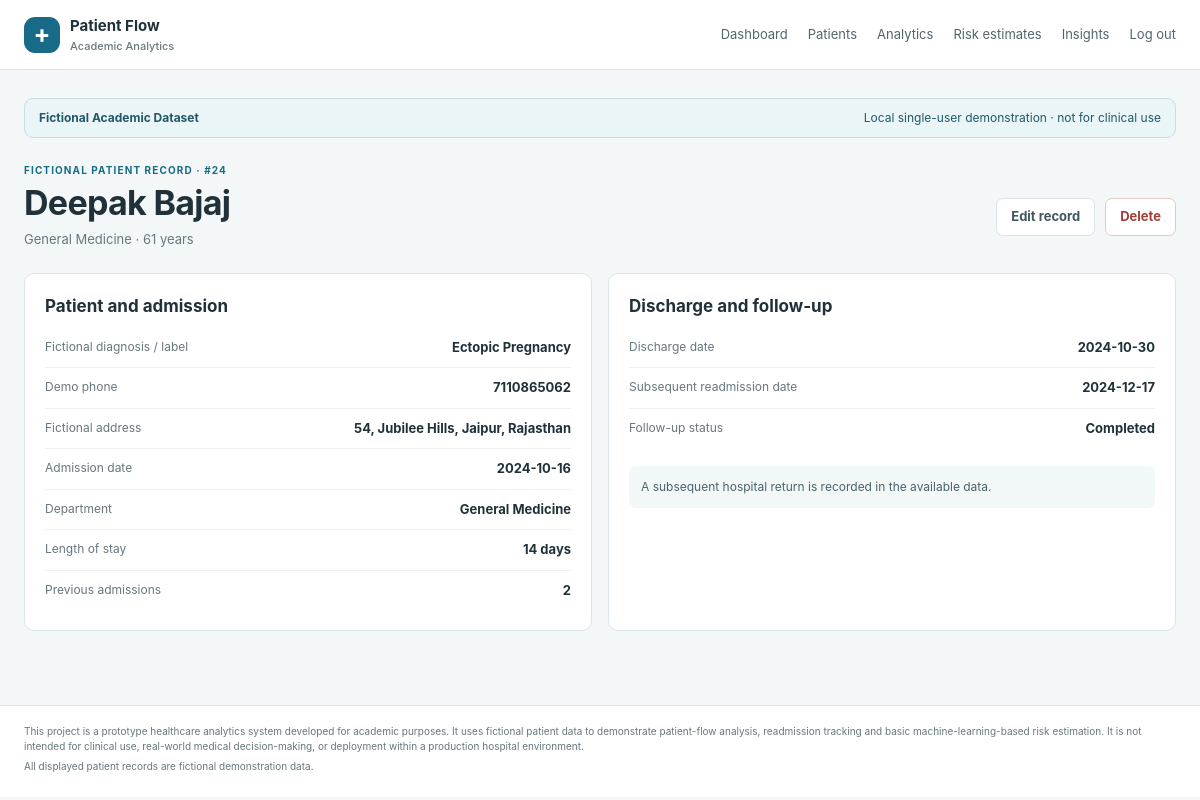
Screenshot of /patients/24 (signed in) with the database file from the repository.
### tables this page shows
CREATE TABLE patients (
            id INTEGER PRIMARY KEY AUTOINCREMENT,
            name TEXT NOT NULL,
            phone TEXT NOT NULL,
            address TEXT NOT NULL,
            age INTEGER NOT NULL CHECK (age BETWEEN 0 AND 120),
            department TEXT NOT NULL,
            diagnosis TEXT NOT NULL,
            admission_date TEXT NOT NULL,
            discharge_date TEXT,
            readmission_date TEXT,
            previous_admissions INTEGER NOT NULL DEFAULT 0 CHECK (previous_admissions >= 0),
            follow_up_status TEXT NOT NULL
        );

### app.py (the view)
@app.route("/patients/<int:patient_id>")
@login_required
def patient_detail(patient_id):
    return render_template("patient_detail.html", patient=get_patient(patient_id))

### app.py (called while the page is built)
def get_db():
    if "db" not in g:
        g.db = sqlite3.connect(DATABASE)
        g.db.row_factory = sqlite3.Row
    return g.db

def patient_dict(row):
    patient = dict(row)
    admission = date.fromisoformat(patient["admission_date"])
    discharge = patient["discharge_date"]
    patient["length_of_stay"] = (
        (date.fromisoformat(discharge) - admission).days if discharge else None
    )
    return patient

def get_patient(patient_id):
    row = get_db().execute("SELECT * FROM patients WHERE id = ?", (patient_id,)).fetchone()
    if row is None:
        abort(404)
    return patient_dict(row)

def login_required(view):
    @wraps(view)
    def wrapped_view(*args, **kwargs):
        if not session.get("logged_in"):
            return redirect(url_for("login", next=request.path))
        return view(*args, **kwargs)
    return wrapped_view

@app.context_processor
def template_context():
    return {"project_boundary": PROJECT_BOUNDARY}

### templates/patient_detail.html (shortened to what this page needs)
{% extends "base.html" %}
{% block content %}
<div class="page-heading">
  <div><p class="eyebrow">FICTIONAL PATIENT RECORD · #{{ patient.id }}</p><h1>{{ patient.name }}</h1><p class="muted">{{ patient.department }} · {{ patient.age }} years</p></div>
  <div class="heading-actions"><a class="button secondary" href="{{ url_for('patient_edit', patient_id=patient.id) }}">Edit record</a><form method="post" action="{{ url_for('patient_delete', patient_id=patient.id) }}" onsubmit="return confirm('Delete this fictional demonstration record?')"><button class="button danger-outline" type="submit">Delete</button></form></div>
</div>
<section class="detail-grid">
  <article class="panel"><h2>Patient and admission</h2><dl class="detail-list">
    <div><dt>Fictional diagnosis / label</dt><dd>{{ patient.diagnosis }}</dd></div><div><dt>Demo phone</dt><dd>{{ patient.phone }}</dd></div>
    <div><dt>Fictional address</dt><dd>{{ patient.address }}</dd></div><div><dt>Admission date</dt><dd>{{ patient.admission_date }}</dd></div>
    <div><dt>Department</dt><dd>{{ patient.department }}</dd></div><div><dt>Length of stay</dt><dd>{{ patient.length_of_stay if patient.length_of_stay is not none else "In progress" }}{% if patient.length_of_stay is not none %} days{% endif %}</dd></div>
    <div><dt>Previous admissions</dt><dd>{{ patient.previous_admissions }}</dd></div>
  </dl></article>
  <article class="panel"><h2>Discharge and follow-up</h2><dl class="detail-list">
    <div><dt>Discharge date</dt><dd>{{ patient.discharge_date or "Not discharged" }}</dd></div>
    <div><dt>Subsequent readmission date</dt><dd>{{ patient.readmission_date or "No subsequent return recorded" }}</dd></div>
    <div><dt>Follow-up status</dt><dd>{{ patient.follow_up_status }}</dd></div>
  </dl><p class="callout">{{ "A subsequent hospital return is recorded in the available data." if patient.readmission_date else "No subsequent readmission is recorded in the available synthetic data. This does not mean the patient will never return." }}</p></article>
</section>
{% endblock %}

### static/css/style.css (style rules this page uses)
:root { color-scheme: light; --ink: #20313a; --muted: #66777e; --line: #dce5e7; --paper: #f4f7f7; --white: #fff; --teal: #176b87; --teal-dark: #10566c; --orange: #de8246; --green: #477a56; --red: #a13f37; font-family: Inter, "Segoe UI", Arial, sans-serif; }
* { box-sizing: border-box; }
body { margin: 0; color: var(--ink); background: var(--paper); font-size: 15px; line-height: 1.5; }
a { color: var(--teal); }
.page-heading { display: flex; justify-content: space-between; align-items: center; gap: 20px; margin: 8px 0 24px; }
h1, h2, p { margin-top: 0; }
h1 { font-size: clamp(26px, 4vw, 34px); letter-spacing: -.7px; margin-bottom: 5px; line-height: 1.2; }
h2 { font-size: 17px; margin-bottom: 8px; }
.eyebrow { margin-bottom: 5px; font-size: 10px; font-weight: 750; letter-spacing: 1.1px; color: var(--teal); }
.muted, .panel-heading p { color: var(--muted); font-size: 13px; }
.page-heading .muted { margin: 6px 0 0; }
.button { min-height: 38px; display: inline-flex; align-items: center; justify-content: center; border: 1px solid transparent; border-radius: 7px; padding: 8px 14px; text-decoration: none; font: inherit; font-size: 13px; font-weight: 650; cursor: pointer; white-space: nowrap; }
.button.secondary { color: #41575f; background: white; border-color: var(--line); }
.button.danger-outline { color: var(--red); background: white; border-color: #e5c8c5; }
.panel { background: white; border: 1px solid var(--line); border-radius: 10px; padding: 20px; margin-bottom: 18px; }
.form-actions, .heading-actions { display: flex; align-items: center; justify-content: flex-end; gap: 10px; margin-top: 22px; }
.heading-actions form { margin: 0; }
.detail-grid { display: grid; grid-template-columns: 1fr 1fr; gap: 16px; }
.detail-list { margin: 0; }
.detail-list div { display: flex; justify-content: space-between; gap: 18px; padding: 10px 0; border-bottom: 1px solid #edf1f2; }
.detail-list div:last-child { border-bottom: 0; }
.detail-list dt { color: var(--muted); font-size: 12px; }
.detail-list dd { margin: 0; text-align: right; font-weight: 650; font-size: 13px; }
.callout { margin: 18px 0 0; padding: 12px; border-radius: 7px; background: #f2f7f8; color: #4a636b; font-size: 12px; }

### rows the page displays
patients: id "24", name "Deepak Bajaj", department "General Medicine", age "61", diagnosis "Ectopic Pregnancy", phone "7110865062", address "54, Jubilee Hills, Jaipur, Rajasthan", admission_date "2024-10-16", previous_admissions "2", discharge_date "2024-10-30", readmission_date "2024-12-17", follow_up_status "Completed", readmission_date "A subsequent hospital return is recorded in the available data."
